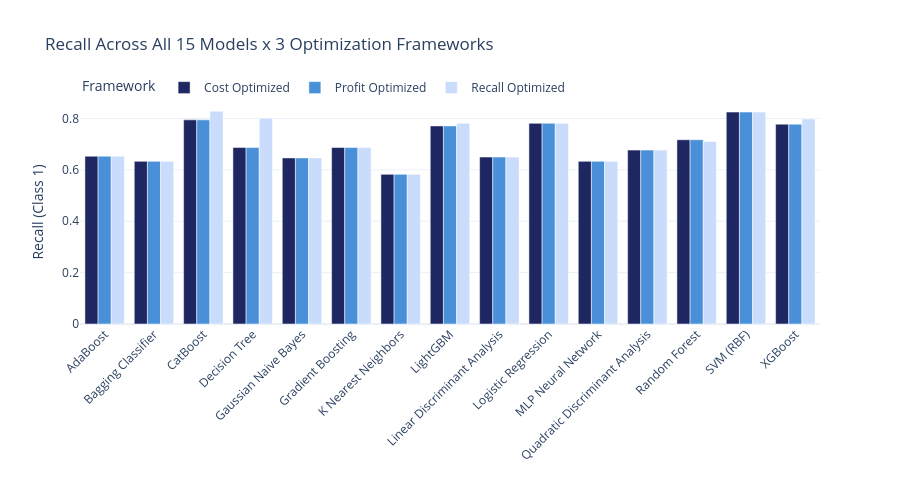

Notebook code for this chart:
### Markdown cell above
---
## 7. Visualizations

### 7.1 Three Way Model Comparison

### Code cell
df_all = pd.concat([df_recall, df_cost, df_profit], ignore_index=True)
df_all["Framework"] = df_all["scorer_used"].map({
    "recall": "Recall Optimized", "cost": "Cost Optimized", "profit": "Profit Optimized",
})

fig1 = px.bar(
    df_all.sort_values(["model", "Framework"]),
    x="model", y="recall_1", color="Framework", barmode="group",
    title="Recall Across All 15 Models x 3 Optimization Frameworks",
    labels={"recall_1": "Recall (Class 1)", "model": ""},
    color_discrete_sequence=["#1E2761", "#4A90D9", "#CADCFC"],
    height=500,
)
fig1.update_layout(xaxis_tickangle=-45, legend=dict(orientation="h", y=1.12))
fig1.show()

### Figure 1 — Plotly figure (JSON) as saved in the notebook; plotly's stock layout.template omitted (floating-point values rounded to 4 significant figures)
{"data": [{"alignmentgroup": "True", "hovertemplate": "Framework=Cost Optimized<br>=%{x}<br>Recall (Class 1)=%{y}<extra></extra>", "legendgroup": "Cost Optimized", "marker": {"color": "#1E2761", "pattern": {"shape": ""}}, "name": "Cost Optimized", "offsetgroup": "Cost Optimized", "orientation": "v", "showlegend": true, "textposition": "auto", "type": "bar", "x": ["AdaBoost", "Bagging Classifier", "CatBoost", "Decision Tree", "Gaussian Naive Bayes", "Gradient Boosting", "K Nearest Neighbors", "LightGBM", "Linear Discriminant Analysis", "Logistic Regression", "MLP Neural Network", "Quadratic Discriminant Analysis", "Random Forest", "SVM (RBF)", "XGBoost"], "xaxis": "x", "y": [0.6532, 0.633, 0.7946, 0.6869, 0.6465, 0.6869, 0.5825, 0.771, 0.6498, 0.7811, 0.633, 0.6768, 0.7172, 0.8249, 0.7778], "yaxis": "y"}, {"alignmentgroup": "True", "hovertemplate": "Framework=Profit Optimized<br>=%{x}<br>Recall (Class 1)=%{y}<extra></extra>", "legendgroup": "Profit Optimized", "marker": {"color": "#4A90D9", "pattern": {"shape": ""}}, "name": "Profit Optimized", "offsetgroup": "Profit Optimized", "orientation": "v", "showlegend": true, "textposition": "auto", "type": "bar", "x": ["AdaBoost", "Bagging Classifier", "CatBoost", "Decision Tree", "Gaussian Naive Bayes", "Gradient Boosting", "K Nearest Neighbors", "LightGBM", "Linear Discriminant Analysis", "Logistic Regression", "MLP Neural Network", "Quadratic Discriminant Analysis", "Random Forest", "SVM (RBF)", "XGBoost"], "xaxis": "x", "y": [0.6532, 0.633, 0.7946, 0.6869, 0.6465, 0.6869, 0.5825, 0.771, 0.6498, 0.7811, 0.633, 0.6768, 0.7172, 0.8249, 0.7778], "yaxis": "y"}, {"alignmentgroup": "True", "hovertemplate": "Framework=Recall Optimized<br>=%{x}<br>Recall (Class 1)=%{y}<extra></extra>", "legendgroup": "Recall Optimized", "marker": {"color": "#CADCFC", "pattern": {"shape": ""}}, "name": "Recall Optimized", "offsetgroup": "Recall Optimized", "orientation": "v", "showlegend": true, "textposition": "auto", "type": "bar", "x": ["AdaBoost", "Bagging Classifier", "CatBoost", "Decision Tree", "Gaussian Naive Bayes", "Gradient Boosting", "K Nearest Neighbors", "LightGBM", "Linear Discriminant Analysis", "Logistic Regression", "MLP Neural Network", "Quadratic Discriminant Analysis", "Random Forest", "SVM (RBF)", "XGBoost"], "xaxis": "x", "y": [0.6532, 0.633, 0.8283, 0.8013, 0.6465, 0.6869, 0.5825, 0.7811, 0.6498, 0.7811, 0.633, 0.6768, 0.7104, 0.8249, 0.798], "yaxis": "y"}], "layout": {"barmode": "group", "height": 500, "legend": {"orientation": "h", "title": {"text": "Framework"}, "tracegroupgap": 0, "y": 1.12}, "title": {"text": "Recall Across All 15 Models x 3 Optimization Frameworks"}, "xaxis": {"anchor": "y", "domain": [0, 1], "tickangle": -45, "title": {"text": ""}}, "yaxis": {"anchor": "x", "domain": [0, 1], "title": {"text": "Recall (Class 1)"}}}}
